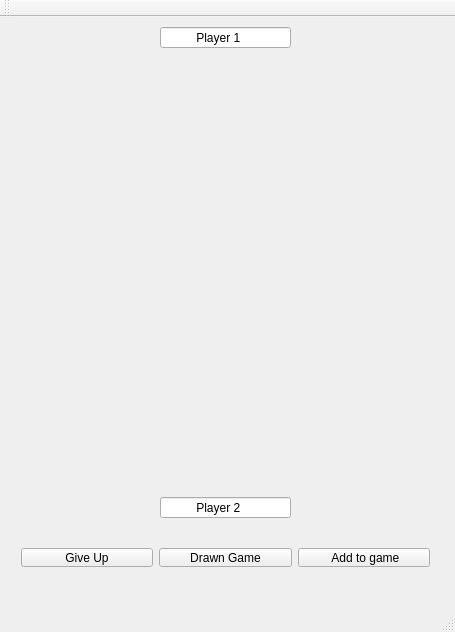
<?xml version="1.0" encoding="UTF-8"?>
<ui version="4.0">
 <class>MainWindow</class>
 <widget class="QMainWindow" name="MainWindow">
  <property name="geometry">
   <rect>
    <x>0</x>
    <y>0</y>
    <width>455</width>
    <height>632</height>
   </rect>
  </property>
  <property name="windowTitle">
   <string>MainWindow</string>
  </property>
  <widget class="QWidget" name="centralWidget">
   <widget class="QWidget" name="gridLayoutWidget">
    <property name="geometry">
     <rect>
      <x>0</x>
      <y>40</y>
      <width>451</width>
      <height>431</height>
     </rect>
    </property>
    <layout class="QGridLayout" name="gridLayout"/>
   </widget>
   <widget class="QWidget" name="layoutWidget">
    <property name="geometry">
     <rect>
      <x>10</x>
      <y>520</y>
      <width>431</width>
      <height>41</height>
     </rect>
    </property>
    <layout class="QHBoxLayout" name="horizontalLayout">
     <item>
      <widget class="QPushButton" name="pushButton_2">
       <property name="text">
        <string>Give Up</string>
       </property>
      </widget>
     </item>
     <item>
      <widget class="QPushButton" name="pushButton">
       <property name="text">
        <string>Drawn Game</string>
       </property>
      </widget>
     </item>
     <item>
      <widget class="QPushButton" name="pushButton_3">
       <property name="text">
        <string> Add to game</string>
       </property>
      </widget>
     </item>
    </layout>
   </widget>
   <widget class="QLineEdit" name="lineEdit">
    <property name="geometry">
     <rect>
      <x>160</x>
      <y>480</y>
      <width>131</width>
      <height>21</height>
     </rect>
    </property>
    <property name="text">
     <string>          Player 2</string>
    </property>
   </widget>
   <widget class="QLineEdit" name="lineEdit_2">
    <property name="geometry">
     <rect>
      <x>160</x>
      <y>10</y>
      <width>131</width>
      <height>21</height>
     </rect>
    </property>
    <property name="text">
     <string>          Player 1</string>
    </property>
   </widget>
  </widget>
  <widget class="QMenuBar" name="menuBar">
   <property name="geometry">
    <rect>
     <x>0</x>
     <y>0</y>
     <width>455</width>
     <height>25</height>
    </rect>
   </property>
  </widget>
  <widget class="QToolBar" name="mainToolBar">
   <attribute name="toolBarArea">
    <enum>TopToolBarArea</enum>
   </attribute>
   <attribute name="toolBarBreak">
    <bool>false</bool>
   </attribute>
  </widget>
  <widget class="QStatusBar" name="statusBar"/>
 </widget>
 <layoutdefault spacing="6" margin="11"/>
 <resources/>
 <connections/>
</ui>
